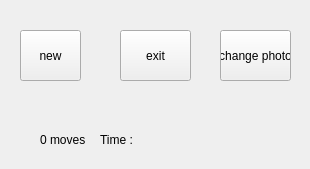
<?xml version="1.0" encoding="UTF-8"?>
<ui version="4.0">
 <class>Form</class>
 <widget class="QWidget" name="Form">
  <property name="geometry">
   <rect>
    <x>0</x>
    <y>0</y>
    <width>310</width>
    <height>169</height>
   </rect>
  </property>
  <property name="windowTitle">
   <string>Form</string>
  </property>
  <widget class="QPushButton" name="NewGame">
   <property name="geometry">
    <rect>
     <x>20</x>
     <y>30</y>
     <width>61</width>
     <height>51</height>
    </rect>
   </property>
   <property name="text">
    <string>new</string>
   </property>
  </widget>
  <widget class="QPushButton" name="ExitGame">
   <property name="geometry">
    <rect>
     <x>120</x>
     <y>30</y>
     <width>71</width>
     <height>51</height>
    </rect>
   </property>
   <property name="text">
    <string>exit</string>
   </property>
  </widget>
  <widget class="QPushButton" name="CnangePhoto">
   <property name="geometry">
    <rect>
     <x>220</x>
     <y>30</y>
     <width>71</width>
     <height>51</height>
    </rect>
   </property>
   <property name="text">
    <string>change photo</string>
   </property>
  </widget>
  <widget class="QLabel" name="originalPhoto">
   <property name="geometry">
    <rect>
     <x>290</x>
     <y>90</y>
     <width>51</width>
     <height>16</height>
    </rect>
   </property>
   <property name="text">
    <string/>
   </property>
   <property name="textInteractionFlags">
    <set>Qt::NoTextInteraction</set>
   </property>
  </widget>
  <widget class="QLabel" name="countMoves">
   <property name="geometry">
    <rect>
     <x>40</x>
     <y>130</y>
     <width>77</width>
     <height>19</height>
    </rect>
   </property>
   <property name="text">
    <string>0 moves</string>
   </property>
  </widget>
  <widget class="QLabel" name="countTime">
   <property name="geometry">
    <rect>
     <x>100</x>
     <y>130</y>
     <width>158</width>
     <height>19</height>
    </rect>
   </property>
   <property name="text">
    <string>Time :</string>
   </property>
  </widget>
 </widget>
 <resources/>
 <connections/>
</ui>
